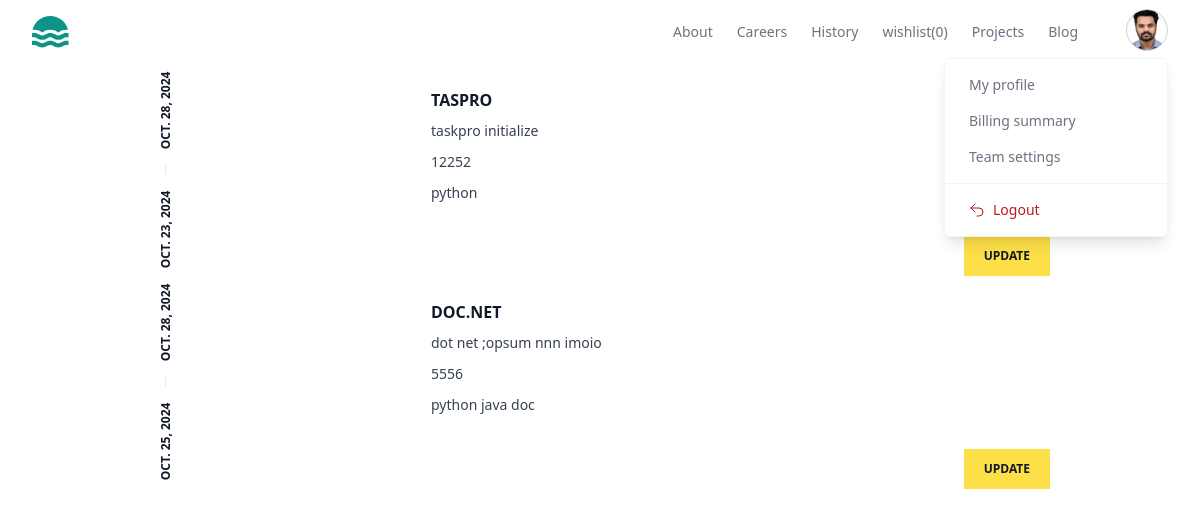
The page /myworks/all/ (signed in) on the database its author committed.
### store/models.py (models this page shows, shortened)
class BaseModel(models.Model):
    created_date=models.DateTimeField(auto_now_add=True)
    updated_date=models.DateTimeField(auto_now=True)
    is_active=models.BooleanField(default=True)

class UserProfile(BaseModel):
    bio=models.CharField(max_length=200,null=True)
    profile_picture=models.ImageField(upload_to="profilepictures",null=True,blank=True,default="profilepictures/default.png")
    phone=models.CharField(max_length=200,null=True)
    owner=models.OneToOneField(User,on_delete=models.CASCADE,related_name="profile")

class Project(BaseModel):
    title=models.CharField(max_length=200)
    description=models.TextField()
    preview_image=models.ImageField(upload_to="previewimages",null=True,blank=True)
    price=models.PositiveIntegerField()
    developer=models.ForeignKey(User,on_delete=models.CASCADE)
    files=models.FileField(upload_to="projects",null=True,blank=True)
    tag_objects=models.ManyToManyField(Tag,null=True)
    thumbnail=EmbedVideoField()

class BaseModel(models.Model):
    created_date=models.DateTimeField(auto_now_add=True)
    updated_date=models.DateTimeField(auto_now=True)
    is_active=models.BooleanField(default=True)

class Tag(BaseModel):
    title=models.CharField(max_length=200)

### store/views.py (the view)
# urls.py: path("myworks/all/",views.MyProjectListView.as_view(),name="myworks-all"),
@method_decorator([signin_required,never_cache],name="dispatch")
class MyProjectListView(View):
    template_name="project_list.html"
    def get(self,request,*args,**kwargs):
        qs=Project.objects.filter(developer=request.user)
        return render(request,self.template_name,{"data":qs})

### store/context_processors.py (called while the page is built)
def WishListItemCount(request):
    count=0
    if request.user.is_authenticated:
        count=request.user.basket.basket_item.filter(is_order_placed=False).count()
    return{"wishlistcartcount":count}

### store/templates/project_list.html (shortened to what this page needs)
{%extends 'base.html'%}
{% load embed_video_tags %}
{%block main_block%}
<div class="w-3/4 mx-auto">
{%for p in data%}
<article class="flex bg-white transition hover:shadow-xl">
    <div class="rotate-180 p-2 [writing-mode:_vertical-lr]">
      <time
        datetime="2022-10-10"
        class="flex items-center justify-between gap-4 text-xs font-bold uppercase text-gray-900"
      >
        <span>{{p.created_date|date}}</span>
        <span>{{p.updated_date|date}}</span>
      </time>
    </div>
    <div class="hidden sm:block sm:basis-56">
    </div>
    <div class="flex flex-1 flex-col justify-between">
      <div class="border-s border-gray-900/10 p-4 sm:border-l-transparent sm:p-6">
        <a href="#">
          <h3 class="font-bold uppercase text-gray-900">
           {{p.title}}
          </h3>
        </a>
        <p class="mt-2 line-clamp-3 text-sm/relaxed text-gray-700">
          {{p.description}}
        </p>
        <p class="mt-2 line-clamp-3 text-sm/relaxed text-gray-700">
            {{p.price}}
          </p>
          <p class="mt-2 line-clamp-3 text-sm/relaxed text-gray-700">
            {%for t in p.tag_objects.all%}
            {{t.title}}
            {%endfor%}
          </p>
      </div>
      <div class="sm:flex sm:items-end sm:justify-end">
        <a
          href="{%url 'project-update' p.id%}"
          class="block bg-yellow-300 px-5 py-3 text-center text-xs font-bold uppercase text-gray-900 transition hover:bg-yellow-400"
        >
       update
        </a>
      </div>
    </div>
  </article>
{%endfor%}
</div>
{%endblock%}

### store/templates/base.html (shortened to what this page needs)
<!DOCTYPE html>
<html lang="en">
<head>
    <script src="https://cdn.tailwindcss.com"></script>
</head>
<body>
    <header class="bg-white">
        <div class="mx-auto max-w-screen-xxl px-4 sm:px-6 lg:px-8">
          <div class="flex h-16 items-center justify-between">
            <div class="flex-1 md:flex md:items-center md:gap-12">
              <a class="block text-teal-600" href="#">
              </a>
            </div>
            <div class="md:flex md:items-center md:gap-12">
              <nav aria-label="Global" class="hidden md:block">
                <ul class="flex items-center gap-6 text-sm">
                  <li>
                    <a class="text-gray-500 transition hover:text-gray-500/75" href="#"> About </a>
                  </li>
                  <li>
                    <a class="text-gray-500 transition hover:text-gray-500/75" href="#"> Careers </a>
                  </li>
                  <li>
                    <a class="text-gray-500 transition hover:text-gray-500/75" href="#"> History </a>
                  </li>
                  <li>
                    <a class="text-gray-500 transition hover:text-gray-500/75" href="{%url 'add-to-wish' %}"> wishlist({{wishlistcartcount}})</a>
                  </li>
                  <li>
                    <a class="text-gray-500 transition hover:text-gray-500/75" href="{%url 'myworks-all'%}"> Projects </a>
                  </li>
                  <li>
                    <a class="text-gray-500 transition hover:text-gray-500/75" href=> Blog </a>
                  </li>
                </ul>
              </nav>
              <div class="hidden md:relative md:block">
                <button
                  type="button"
                  class="overflow-hidden rounded-full border border-gray-300 shadow-inner"
                >
                  <img
                    src="{{request.user.profile.profile_picture.url}}" alt=""
                    alt=""
                    class="size-10 object-cover"
                  />
                </button>
                <div
                  class="absolute end-0 z-10 mt-0.5 w-56 divide-y divide-gray-100 rounded-md border border-gray-100 bg-white shadow-lg"
                  role="menu"
                >
                  <div class="p-2">
                    <a
                      href="{%url 'profile-edit'%}"
                      class="block rounded-lg px-4 py-2 text-sm text-gray-500 hover:bg-gray-50 hover:text-gray-700"
                      role="menuitem"
                    >
                      My profile
                    </a>
                    <a
                      href="#"
                      class="block rounded-lg px-4 py-2 text-sm text-gray-500 hover:bg-gray-50 hover:text-gray-700"
                      role="menuitem"
                    >
                      Billing summary
                    </a>
                    <a
                      href="#"
                      class="block rounded-lg px-4 py-2 text-sm text-gray-500 hover:bg-gray-50 hover:text-gray-700"
                      role="menuitem"
                    >
                      Team settings
                    </a>
                  </div>
                  <div class="p-2">
                    <form method="POST" action="#">
                      <a href="{%url 'log-out'%}"
                        type="submit"
                        class="flex w-full items-center gap-2 rounded-lg px-4 py-2 text-sm text-red-700 hover:bg-red-50"
                        role="menuitem"
                      >
                        <svg
                          xmlns="http://www.w3.org/2000/svg"
                          fill="none"
                          viewBox="0 0 24 24"
                          stroke-width="1.5"
                          stroke="currentColor"
                          class="size-4"
                        >
                          <path
                            stroke-linecap="round"
                            stroke-linejoin="round"
                            d="M9 15 3 9m0 0 6-6M3 9h12a6 6 0 0 1 0 12h-3"
                          />
                        </svg>
                        Logout
                      </a>
                    </form>
                  </div>
                </div>
              </div>
            </div>
          </div>
        </div>
      </header>
      {%block main_block%}
      {%endblock%}
</body>
</html>

### rows shown on the page
Project: created_date "OCT. 23, 2024", updated_date "OCT. 28, 2024", title "TASPRO", description "taskpro initialize", price "12252"
Tag: title "python"
Project: created_date "OCT. 25, 2024", updated_date "OCT. 28, 2024", title "DOC.NET", description "dot net ;opsum nnn imoio", price "5556"
Tag: title "java"
Tag: title "doc"

### other values the page prints
{{ wishlistcartcount }} "0"
